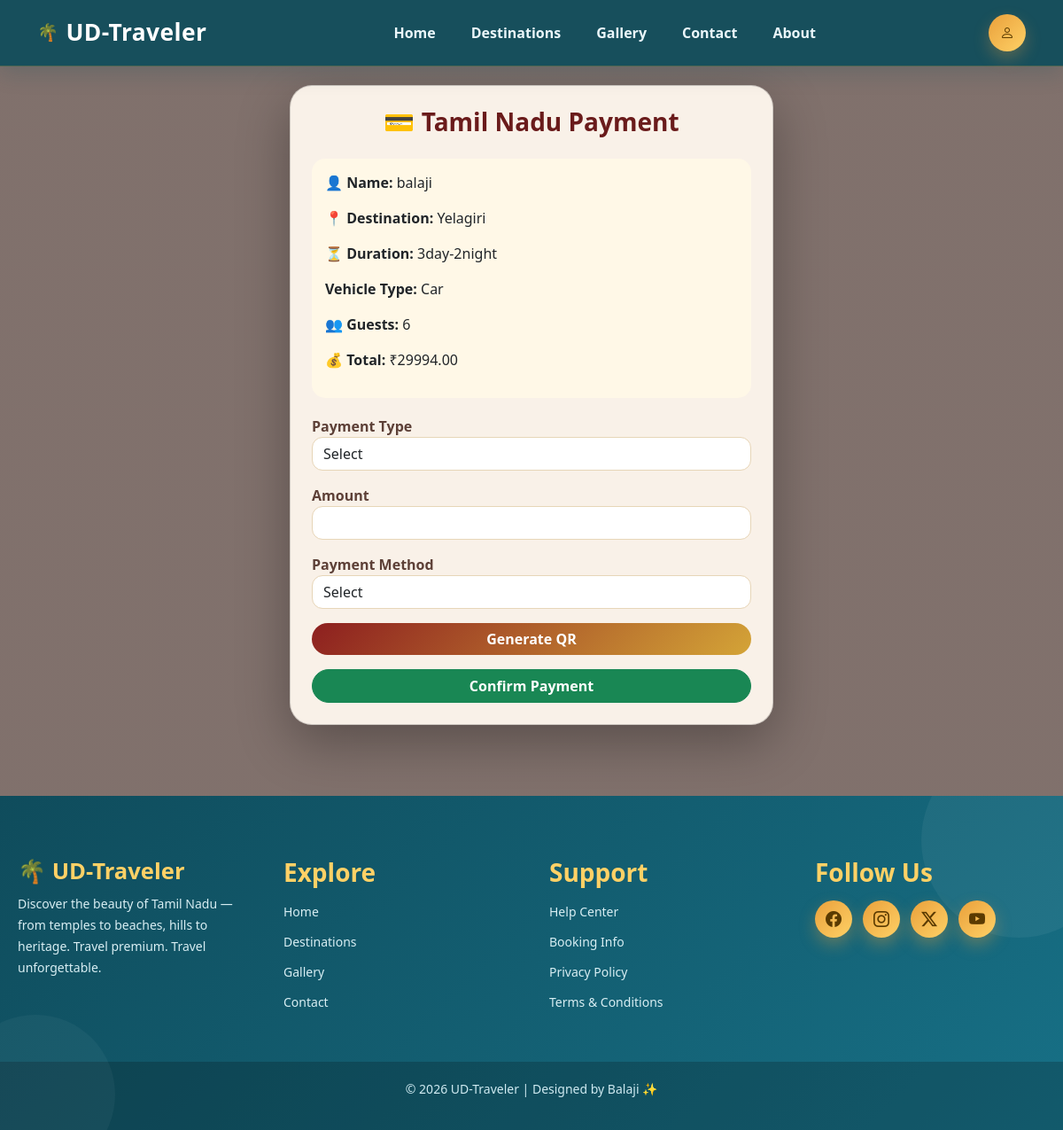
Page /payment/36/ on the committed database.
### app/models.py (models this page shows, shortened)
class Booking(models.Model):
    user = models.ForeignKey(User, on_delete=models.CASCADE, null=True, blank=True)
    name = models.CharField(max_length=100)
    email = models.EmailField()
    destination = models.CharField(max_length=200)
    duration = models.CharField(max_length=100, null=True, blank=True)
    vehicle_type = models.CharField(max_length=50, null=True, blank=True)
    price_per_head = models.DecimalField(max_digits=10, decimal_places=2)
    guests = models.IntegerField()
    total_amount = models.DecimalField(max_digits=10, decimal_places=2)

### app/views.py (the view, shortened to what this page needs)
# urls.py: path('payment/<int:booking_id>/', views.payment, name='payment'),
def payment(request, booking_id):
    booking = get_object_or_404(Booking, id=booking_id)
    qr_code_base64 = None
    error = None
    total_amount = Decimal(str(booking.total_amount)).quantize(Decimal("0.00"))
    selected_amount = total_amount
    return render(request, "payment.html", {
        "booking": booking,
        "qr_code_base64": qr_code_base64,
        "selected_amount": selected_amount,
        "error": error,
    })

### app/templates/payment.html (shortened to what this page needs)
{% extends 'main.html' %}
{% block content %}
{% include 'hf/nav2.html' %}
<div class="container mt-5 pt-5">
    <div class="row justify-content-center">
        <div class="col-md-6">
            <div class="card payment-card p-4">
                <h3 class="text-center mb-4 title">💳 Tamil Nadu Payment</h3>
                <div class="summary-box">
                    <p><strong>👤 Name:</strong> {{ booking.name }}</p>
                    <p><strong>📍 Destination:</strong> {{ booking.destination }}</p>
                    <p><strong>⏳ Duration:</strong> {{ booking.duration }}</p>
                    <p><strong>Vehicle Type:</strong> {{ booking.vehicle_type }}</p>
                    <p><strong>👥 Guests:</strong> {{ booking.guests }}</p>
                    <p><strong>💰 Total:</strong> ₹{{ booking.total_amount }}</p>
                </div>
                <form method="POST" enctype="multipart/form-data">
                    <div class="mb-3">
                        <label class="label">Payment Type</label>
                        <select name="payment_type" id="payment_type" class="form-control">
                            <option value="">Select</option>
                        </select>
                    </div>
                    <div class="mb-3">
                        <label class="label">Amount</label>
                        <input type="text" id="amount" class="form-control" readonly>
                    </div>
                    <div class="mb-3">
                        <label class="label">Payment Method</label>
                        <select name="payment_method" id="payment_method" class="form-control">
                            <option value="">Select</option>
                        </select>
                    </div>
                    <button type="button" id="generateQRBtn" class="btn btn-primary w-100 mb-3">
                        Generate QR
                    </button>
                    <button type="submit" class="btn btn-success w-100">
                        Confirm Payment
                    </button>
                </form>
            </div>
        </div>
    </div>
</div>
{% endblock %}

### app/templates/payment.html (style rules this page uses)
body { background: linear-gradient(rgba(44,18,10,0.6), rgba(44,18,10,0.6)), url('https://images.unsplash.com/photo-1589302168068-964664d93dc0'); background-size: cover; background-position: center; background-attachment: fixed; }
.payment-card { border-radius: 25px; background: rgba(255, 248, 240, 0.95); box-shadow: 0 20px 60px rgba(0,0,0,0.3); }
.title { font-weight: 800; color: #6a1b1b; }
.label { font-weight: 600; color: #5d4037; }
.form-control { border-radius: 12px; border: 1px solid #e7d6b8; }
.btn-primary { background: linear-gradient(135deg,#8d1f1f,#d4a437); border: none; border-radius: 20px; font-weight: 700; }
.btn-success { border-radius: 20px; font-weight: 700; }
.summary-box { background: #fff8e7; border-radius: 15px; padding: 15px; margin-bottom: 20px; }

### rows in the picture
Booking: name "balaji", destination "Yelagiri", duration "3day-2night", vehicle_type "Car", guests "6", total_amount "29994.00"
